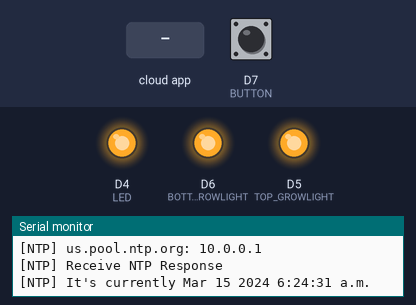
Simulated run of this sketch. Board: ESP8266 (NodeMCU). On the bench: output pins drawn as LEDs (lit = HIGH), the last lines printed to the serial monitor. The test bench sets the inputs (shaded band); at power-on: D7 (BUTTON) HIGH. WiFi joins after 1.5 s; servers stay silent unless stated.

Above: at 2.7 s.
2.8 s: D7 (BUTTON) pulled LOW for 0.15 s
At 3.4 s:
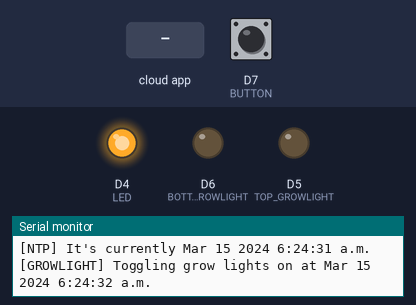
4.4 s: the phone or cloud app sets ESP.LED to 1
At 5.6 s:
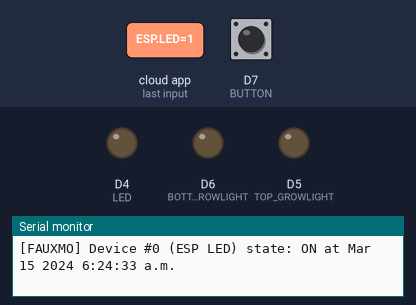
5.9 s: the phone or cloud app sets Disco.Lights to 0
At 7.0 s:
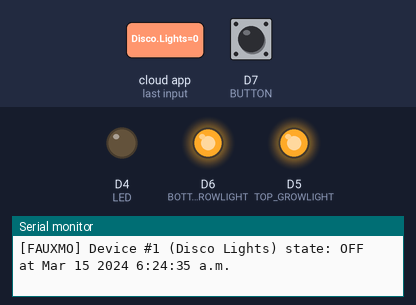
7.4 s: the phone or cloud app sets ESP.LED to 0
At 8.1 s:
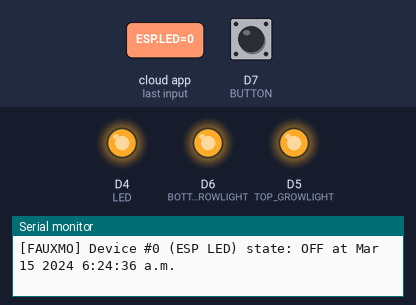
8.9 s: the phone or cloud app sets Disco.Lights to 1
At 9.2 s:
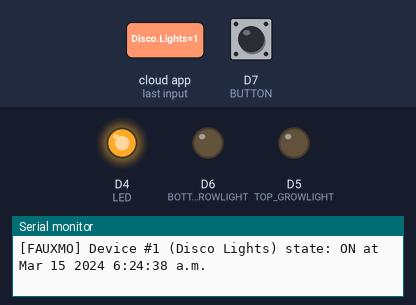
10.4 s: D7 (BUTTON) pulled LOW for 1 s
At 11.5 s:
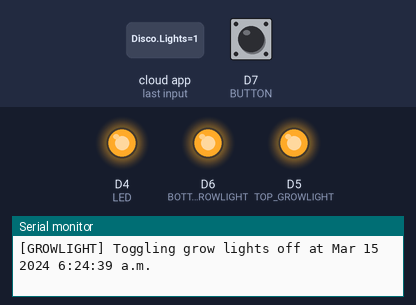
Timing chart, 0 to 13.4 s (numbered marks = the images above; inputs shaded):
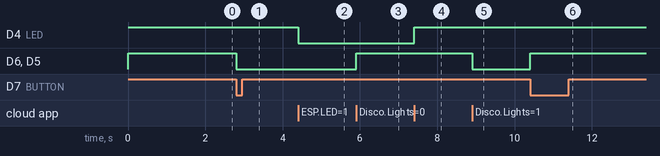

The sketch:

espGrowLights.ino
```cpp
#include <Arduino.h>
#include <ArduinoOTA.h>
#include <CircularBuffer.h>
#include <ESP8266WiFi.h>
#include <ESP8266mDNS.h>
#include <ESP8266WebServer.h>
#include <fauxmoESP.h>
#include <TimeLib.h>
#include <WiFiUdp.h>
#include "config.h"

fauxmoESP fauxmo;
ESP8266WebServer server(80);

time_t lastButtonToggle = 0;

// Buffer to hold log entires for web page
CircularBuffer<String, 50> buffer;

// -----------------------------------------------------------------------------
// NTP
// -----------------------------------------------------------------------------
unsigned int localPort = 8888;      // local port to listen for UDP packets
const int NTP_PACKET_SIZE = 48;     // NTP time is in the first 48 bytes of message
byte packetBuffer[NTP_PACKET_SIZE]; //buffer to hold incoming & outgoing packets
WiFiUDP Udp;
time_t prevDisplay = 0;             // when the digital clock was displayed

// -----------------------------------------------------------------------------
// Setup
// -----------------------------------------------------------------------------
void setup() {
  // LED
  pinMode(LED, OUTPUT);
  digitalWrite(LED, HIGH);

  // Grow lights
  pinMode(TOP_GROWLIGHT, OUTPUT);
  digitalWrite(TOP_GROWLIGHT, HIGH);
  pinMode(BOTTOM_GROWLIGHT, OUTPUT);
  digitalWrite(BOTTOM_GROWLIGHT, HIGH);

  // Button
  pinMode(BUTTON, INPUT_PULLUP);

  setupSerial();
  setupWifi();
  setupOTA();
  setupFauxmo();
  setupWebserver();
  setupNTP();
}

// -----------------------------------------------------------------------------
// Loop
// -----------------------------------------------------------------------------
void loop() {
  ArduinoOTA.handle();
  fauxmo.handle();

  static unsigned long last = millis();
  if (millis() - last > 5000) {
    last = millis();
    // Serial.printf("[MAIN] Free heap: %d bytes\n", ESP.getFreeHeap());
  }

  if (timeStatus() != timeNotSet) {
    if (now() != prevDisplay) { //update the display only if time has changed
      prevDisplay = now();
//      Serial.println(timeString());
    }
  }

  handleButtonPush();
  growLightAutoOnOff();
  server.handleClient();
}
// -----------------------------------------------------------------------------
// espGrowLights functions
// -----------------------------------------------------------------------------
void setGrowLightState(bool state) {
  //    Serial.printf("[GROWLIGHT] Setting state to : %s\n", state ? "ON" : "OFF");
  digitalWrite(TOP_GROWLIGHT, !state);
  digitalWrite(BOTTOM_GROWLIGHT, !state);
}

bool getGrowLightState() {
  bool top_growlight_state = !digitalRead(TOP_GROWLIGHT);
  bool bottom_growlight_state = !digitalRead(BOTTOM_GROWLIGHT);
  bool state;
  if (top_growlight_state && bottom_growlight_state) {
    state = true;
  } else {
    state = false;
  }
  //    Serial.printf("[GROWLIGHT] Both grow lights are %s\n", state ? "on" : "off");
  return state;
}

void growLightAutoOnOff() {
  // Turn the grow lights on and off at specified times
  if (hour() == lightOnHour && minute() == lightOnMin && second() == 0 && !getGrowLightState()) {
    logger("[GROWLIGHT] It's " + timeString() + " turning on the grow lights.");
    setGrowLightState(true);
  } else if (hour() == lightOffHour && minute() == lightOffMin && second() == 0 && getGrowLightState()) {
    logger("[GROWLIGHT] It's " + timeString() + " turning off the grow lights.");
    setGrowLightState(false);
  }
}

void handleButtonPush() {
  int buttonState = digitalRead(BUTTON);

  // check if the pushbutton is pressed. If it is, the buttonState is LOW.
  // toggle ligths if time has changed since last press
  if (buttonState == LOW) {
    if (now() != lastButtonToggle && (now()-1) != lastButtonToggle && (now()-2) != lastButtonToggle) {
      lastButtonToggle = now();
      bool currentState = getGrowLightState();
      setGrowLightState(!currentState);
      String onOff = !currentState ? "on" : "off";
      logger("[GROWLIGHT] Toggling grow lights " + onOff + " at " + timeString());
    }
  }
}

void logger(String msg) {
  unsigned int msgLength = msg.length() + 1;
  char msgChars[msgLength];
  msg.toCharArray(msgChars, msgLength);
  Serial.println(msgChars);
  buffer.unshift(msg);
}

// -----------------------------------------------------------------------------
// Setup functions called in setup()
// -----------------------------------------------------------------------------
void setupFauxmo() {
  // Disabling fauxmo will prevent the devices from being discovered and switched
  fauxmo.enable(true);

  // Virtual Wemo devices
  fauxmo.addDevice(LED_DEVICE_NAME);
  fauxmo.addDevice(DEVICE_NAME);

  fauxmo.onSetState([](unsigned char device_id, const char * device_name, bool state) {
    String onOff = state ? "ON" : "OFF";
    logger("[FAUXMO] Device #" + String(device_id) + " (" + device_name + ") state: "+ onOff + String(" at ") + timeString());
    switch (device_id) {
      case 0:
        digitalWrite(LED, !state);
        break;
      case 1:
        setGrowLightState(state);
        break;
      default:
        logger("[FAUXMO] Device #" + String(device_id) + " (" + device_name + ") not found in switch case statement");
        break;
    }
  });

  // Callback to retrieve current state (for GetBinaryState queries)
  fauxmo.onGetState([](unsigned char device_id, const char * device_name) {
    switch (device_id) {
      case 0:
        return !digitalRead(LED);
        break;
      case 1:
        return getGrowLightState();
        break;
      default:
        logger("[FAUXMO] Device #" + String(device_id) + " (" + device_name + ") not found in switch case statement");
        break;
    }
  });
}

void setupNTP() {
  Udp.begin(localPort);
  logger("[NTP] Local port: " + String(Udp.localPort()));
  logger("[NTP] waiting for sync");
  setSyncProvider(getNtpTime);
  setSyncInterval(300);
  logger("[NTP] It's currently " + timeString());
}

void setupOTA() {
  // Port defaults to 8266
  // ArduinoOTA.setPort(8266);

  // Hostname defaults to esp8266-[ChipID]
  ArduinoOTA.setHostname(HOST_NAME);

  // No authentication by default
  // ArduinoOTA.setPassword((const char *)"123");

  ArduinoOTA.onStart([]() {
    Serial.println("[OTA] Start");
  });
  ArduinoOTA.onEnd([]() {
    Serial.println("\n[OTA] End");
  });
  ArduinoOTA.onProgress([](unsigned int progress, unsigned int total) {
    Serial.printf("[OTA] Progress: %u%%\r", (progress / (total / 100)));
  });
  ArduinoOTA.onError([](ota_error_t error) {
    Serial.printf("[OTA] Error[%u]: ", error);
    if (error == OTA_AUTH_ERROR) Serial.println("[OTA] Auth Failed");
    else if (error == OTA_BEGIN_ERROR) Serial.println("[OTA] Begin Failed");
    else if (error == OTA_CONNECT_ERROR) Serial.println("[OTA] Connect Failed");
    else if (error == OTA_RECEIVE_ERROR) Serial.println("[OTA] Receive Failed");
    else if (error == OTA_END_ERROR) Serial.println("[OTA] End Failed");
    ESP.restart();
  });
  ArduinoOTA.begin();
}

void setupSerial() {
  // Init serial port and clean garbage
  Serial.begin(SERIAL_BAUDRATE);
  Serial.println();
}

void setupWebserver() {
  server.on("/", handleRoot);
  server.onNotFound(handleNotFound);

  server.begin();
  logger("[SETUP] HTTP server started");

  if (MDNS.begin(HOST_NAME)) {
    logger("[SETUP] MDNS responder started");
  }
}

void setupWifi() {

  // Set WIFI module to STA mode
  WiFi.mode(WIFI_STA);

  // Connect
  logger("[WIFI] Connecting to " + String(WIFI_SSID));
  WiFi.begin(WIFI_SSID, WIFI_PASS);

  // Wait
  String dots = "[WIFI] ";
  Serial.print("[WIFI] ");
  while (WiFi.status() != WL_CONNECTED) {
    Serial.print(".");
    dots += ".";
    delay(100);
  }
  Serial.println();
  buffer.unshift(dots);

  // Connected!
  logger("[WIFI] STATION Mode, SSID: " + WiFi.SSID() + ", IP address: " + WiFi.localIP().toString().c_str());
}

// -----------------------------------------------------------------------------
// Webserver functions
// -----------------------------------------------------------------------------
void handleRoot() {
  String html = "<!DOCTYPE html>";
  html += "<html>";
  html += "<meta http-equiv='refresh' content='30'/>";
  html += "<title>" + String(HOST_NAME) + "</title>";
  html += "<style>";
  html += "  body {";
  html += "    background-color: #002b36;";
  html += "    color: white;";
  html += "  }";
  html += "  pre {";
  html += "    font-size: large;";
  html += "    width: 100%;";
  html += "    display: inline-block;";
  html += "  }";
  html += "</style>";
  html += "<body>";
  html += "  <h1>" + String(HOST_NAME) + "</h1>";
  html += "  <pre>";
  for (unsigned int i = 0; i < buffer.size(); i++) {
    html += "    " + buffer[i] + "<br />";
  }
  html += "  </pre>";
  html += "</body>";
  html += "</html>";
  server.send(200, "text/html", html);
}

void handleNotFound() {
  String message = "404... couldn't find\n\n";
  message += "URI: ";
  message += server.uri();
  message += "\nMethod: ";
  message += (server.method() == HTTP_GET) ? "GET" : "POST";
  message += "\nArguments: ";
  message += server.args();
  message += "\n";
  for (uint8_t i = 0; i < server.args(); i++) {
    message += " " + server.argName(i) + ": " + server.arg(i) + "\n";
  }
  server.send(404, "text/plain", message);
}

// -----------------------------------------------------------------------------
// NTP functions
// -----------------------------------------------------------------------------
String timeString() {
  const String timeSep = ":";
  const String space = " ";
  String theTime = monthShortStr(month()) + space + day() + space + year() + space + hourFormat12() + timeSep;
  if (minute() < 10) {
    theTime += "0";
  }
  theTime += minute() + timeSep;
  if (second() < 10) {
  theTime += "0";
  }
  theTime += second();
  if (isAM()) {
    theTime += " a.m.";
  } else {
    theTime += " p.m.";
  }
  return theTime;
}

time_t getNtpTime() {
  IPAddress ntpServerIP; // NTP server's ip address

  while (Udp.parsePacket() > 0) ; // discard any previously received packets
  Serial.println("[NTP] Transmit NTP Request");
  // get a random server from the pool
  WiFi.hostByName(ntpServerName, ntpServerIP);
  Serial.print("[NTP] ");
  Serial.print(ntpServerName);
  Serial.print(": ");
  Serial.println(ntpServerIP);
  sendNTPpacket(ntpServerIP);
  uint32_t beginWait = millis();
  while (millis() - beginWait < 1500) {
    int size = Udp.parsePacket();
    if (size >= NTP_PACKET_SIZE) {
      Serial.println("[NTP] Receive NTP Response");
      Udp.read(packetBuffer, NTP_PACKET_SIZE);  // read packet into the buffer
      unsigned long secsSince1900;
      // convert four bytes starting at location 40 to a long integer
      secsSince1900 =  (unsigned long)packetBuffer[40] << 24;
      secsSince1900 |= (unsigned long)packetBuffer[41] << 16;
      secsSince1900 |= (unsigned long)packetBuffer[42] << 8;
      secsSince1900 |= (unsigned long)packetBuffer[43];
      return secsSince1900 - 2208988800UL + timeZone * SECS_PER_HOUR;
    }
  }
  Serial.println("[NTP] No NTP Response :-(");
  return 0; // return 0 if unable to get the time
}

// send an NTP request to the time server at the given address
void sendNTPpacket(IPAddress &address) {
  // set all bytes in the buffer to 0
  memset(packetBuffer, 0, NTP_PACKET_SIZE);
  // Initialize values needed to form NTP request
  // (see URL above for details on the packets)
  packetBuffer[0] = 0b11100011;   // LI, Version, Mode
  packetBuffer[1] = 0;            // Stratum, or type of clock
  packetBuffer[2] = 6;            // Polling Interval
  packetBuffer[3] = 0xEC;         // Peer Clock Precision
  // 8 bytes of zero for Root Delay & Root Dispersion
  packetBuffer[12] = 49;
  packetBuffer[13] = 0x4E;
  packetBuffer[14] = 49;
  packetBuffer[15] = 52;
  // all NTP fields have been given values, now
  // you can send a packet requesting a timestamp:
  Udp.beginPacket(address, 123); //NTP requests are to port 123
  Udp.write(packetBuffer, NTP_PACKET_SIZE);
  Udp.endPacket();
}
```

config.sample.h
```cpp
#define WIFI_SSID                   "...."
#define WIFI_PASS                   "...."
#define DEVICE_NAME                 "Disco Lights"
#define LED_DEVICE_NAME             "ESP LED"
#define HOST_NAME                   "espGrowLights"     // The DNS name
const unsigned int lightOnHour =    7;                  // Auto on hour
const unsigned int lightOnMin =     0;                  // Auto on minute
const int lightOffHour = 19;                            // Auto off hour
const unsigned int lightOffMin =    0;                  // Auto on minute
static const char ntpServerName[] = "us.pool.ntp.org";  // NTP server
const int timeZone =                -4;                 // Eastern Daylight Time (USA)
// const int timeZone =                -5;                 // Eastern Standard Time (USA)
// const int timeZone =                0;                  // UTC


// Arduino settings
#define SERIAL_BAUDRATE             115200
#define LED                         LED_BUILTIN
#define TOP_GROWLIGHT               D5
#define BOTTOM_GROWLIGHT            D6
#define BUTTON                      D7
```

Measured:
- after the input at 2.8 s, D6 (BOTTOM_GROWLIGHT), D5 (TOP_GROWLIGHT): HIGH → LOW at once
- after the input at 4.4 s, D4 (LED): HIGH → LOW at once
- after the input at 5.9 s, D6 (BOTTOM_GROWLIGHT), D5 (TOP_GROWLIGHT): LOW → HIGH at once
- after the input at 7.4 s, D4 (LED): LOW → HIGH at once
- after the input at 8.9 s, D6 (BOTTOM_GROWLIGHT), D5 (TOP_GROWLIGHT): HIGH → LOW at once
- after the input at 10.4 s, D6 (BOTTOM_GROWLIGHT), D5 (TOP_GROWLIGHT): LOW → HIGH at once
